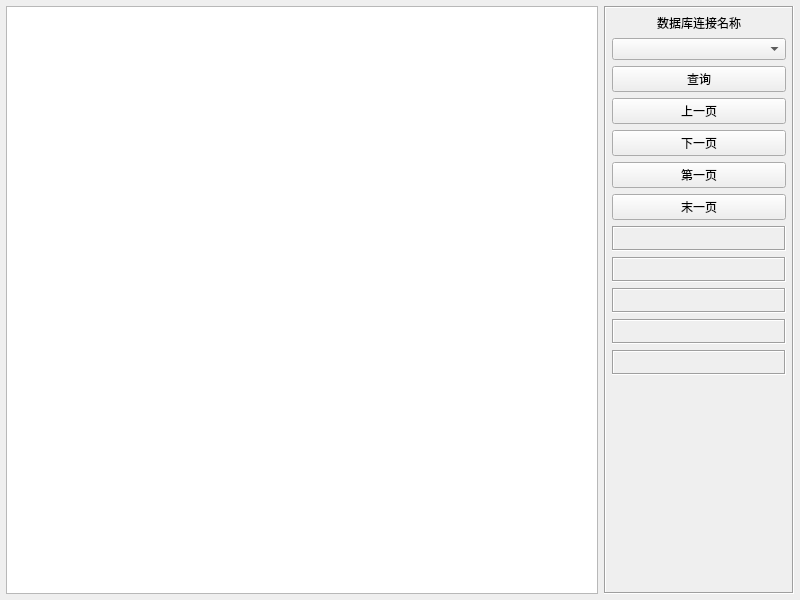
<?xml version="1.0" encoding="UTF-8"?>
<ui version="4.0">
 <class>frmDbPage</class>
 <widget class="QWidget" name="frmDbPage">
  <property name="geometry">
   <rect>
    <x>0</x>
    <y>0</y>
    <width>800</width>
    <height>600</height>
   </rect>
  </property>
  <property name="windowTitle">
   <string>Form</string>
  </property>
  <layout class="QHBoxLayout" name="horizontalLayout">
   <property name="leftMargin">
    <number>6</number>
   </property>
   <property name="topMargin">
    <number>6</number>
   </property>
   <property name="rightMargin">
    <number>6</number>
   </property>
   <property name="bottomMargin">
    <number>6</number>
   </property>
   <item>
    <widget class="QSplitter" name="splitter">
     <property name="orientation">
      <enum>Qt::Vertical</enum>
     </property>
     <property name="opaqueResize">
      <bool>false</bool>
     </property>
     <widget class="QTableView" name="tableMain">
      <property name="styleSheet">
       <string notr="true"/>
      </property>
     </widget>
    </widget>
   </item>
   <item>
    <widget class="QFrame" name="frameBottom">
     <property name="minimumSize">
      <size>
       <width>190</width>
       <height>0</height>
      </size>
     </property>
     <property name="maximumSize">
      <size>
       <width>190</width>
       <height>16777215</height>
      </size>
     </property>
     <property name="frameShape">
      <enum>QFrame::Box</enum>
     </property>
     <property name="frameShadow">
      <enum>QFrame::Sunken</enum>
     </property>
     <layout class="QVBoxLayout" name="verticalLayout">
      <property name="leftMargin">
       <number>6</number>
      </property>
      <property name="topMargin">
       <number>6</number>
      </property>
      <property name="rightMargin">
       <number>6</number>
      </property>
      <property name="bottomMargin">
       <number>6</number>
      </property>
      <item>
       <widget class="QLabel" name="label">
        <property name="text">
         <string>数据库连接名称</string>
        </property>
        <property name="alignment">
         <set>Qt::AlignCenter</set>
        </property>
       </widget>
      </item>
      <item>
       <widget class="QComboBox" name="cboxServerName">
        <property name="sizePolicy">
         <sizepolicy hsizetype="Expanding" vsizetype="Fixed">
          <horstretch>0</horstretch>
          <verstretch>0</verstretch>
         </sizepolicy>
        </property>
       </widget>
      </item>
      <item>
       <widget class="QPushButton" name="btnSelect">
        <property name="minimumSize">
         <size>
          <width>80</width>
          <height>0</height>
         </size>
        </property>
        <property name="text">
         <string>查询</string>
        </property>
       </widget>
      </item>
      <item>
       <widget class="QPushButton" name="btnPre">
        <property name="minimumSize">
         <size>
          <width>50</width>
          <height>0</height>
         </size>
        </property>
        <property name="text">
         <string>上一页</string>
        </property>
        <property name="iconSize">
         <size>
          <width>18</width>
          <height>18</height>
         </size>
        </property>
       </widget>
      </item>
      <item>
       <widget class="QPushButton" name="btnNext">
        <property name="minimumSize">
         <size>
          <width>50</width>
          <height>0</height>
         </size>
        </property>
        <property name="text">
         <string>下一页</string>
        </property>
        <property name="iconSize">
         <size>
          <width>18</width>
          <height>18</height>
         </size>
        </property>
       </widget>
      </item>
      <item>
       <widget class="QPushButton" name="btnFirst">
        <property name="minimumSize">
         <size>
          <width>50</width>
          <height>0</height>
         </size>
        </property>
        <property name="text">
         <string>第一页</string>
        </property>
        <property name="iconSize">
         <size>
          <width>18</width>
          <height>18</height>
         </size>
        </property>
       </widget>
      </item>
      <item>
       <widget class="QPushButton" name="btnLast">
        <property name="minimumSize">
         <size>
          <width>50</width>
          <height>0</height>
         </size>
        </property>
        <property name="text">
         <string>末一页</string>
        </property>
        <property name="iconSize">
         <size>
          <width>18</width>
          <height>18</height>
         </size>
        </property>
       </widget>
      </item>
      <item>
       <widget class="QLabel" name="labPageCount">
        <property name="minimumSize">
         <size>
          <width>0</width>
          <height>25</height>
         </size>
        </property>
        <property name="frameShape">
         <enum>QFrame::Box</enum>
        </property>
        <property name="frameShadow">
         <enum>QFrame::Sunken</enum>
        </property>
        <property name="text">
         <string/>
        </property>
        <property name="alignment">
         <set>Qt::AlignCenter</set>
        </property>
       </widget>
      </item>
      <item>
       <widget class="QLabel" name="labResultCount">
        <property name="minimumSize">
         <size>
          <width>0</width>
          <height>25</height>
         </size>
        </property>
        <property name="frameShape">
         <enum>QFrame::Box</enum>
        </property>
        <property name="frameShadow">
         <enum>QFrame::Sunken</enum>
        </property>
        <property name="text">
         <string/>
        </property>
        <property name="alignment">
         <set>Qt::AlignCenter</set>
        </property>
       </widget>
      </item>
      <item>
       <widget class="QLabel" name="labPageCurrent">
        <property name="minimumSize">
         <size>
          <width>0</width>
          <height>25</height>
         </size>
        </property>
        <property name="frameShape">
         <enum>QFrame::Box</enum>
        </property>
        <property name="frameShadow">
         <enum>QFrame::Sunken</enum>
        </property>
        <property name="text">
         <string/>
        </property>
        <property name="alignment">
         <set>Qt::AlignCenter</set>
        </property>
       </widget>
      </item>
      <item>
       <widget class="QLabel" name="labResultCurrent">
        <property name="minimumSize">
         <size>
          <width>0</width>
          <height>25</height>
         </size>
        </property>
        <property name="frameShape">
         <enum>QFrame::Box</enum>
        </property>
        <property name="frameShadow">
         <enum>QFrame::Sunken</enum>
        </property>
        <property name="text">
         <string/>
        </property>
        <property name="alignment">
         <set>Qt::AlignCenter</set>
        </property>
       </widget>
      </item>
      <item>
       <widget class="QLabel" name="labResult">
        <property name="minimumSize">
         <size>
          <width>0</width>
          <height>25</height>
         </size>
        </property>
        <property name="frameShape">
         <enum>QFrame::Box</enum>
        </property>
        <property name="frameShadow">
         <enum>QFrame::Sunken</enum>
        </property>
        <property name="text">
         <string/>
        </property>
        <property name="alignment">
         <set>Qt::AlignCenter</set>
        </property>
       </widget>
      </item>
      <item>
       <spacer name="verticalSpacer">
        <property name="orientation">
         <enum>Qt::Vertical</enum>
        </property>
        <property name="sizeHint" stdset="0">
         <size>
          <width>20</width>
          <height>40</height>
         </size>
        </property>
       </spacer>
      </item>
     </layout>
    </widget>
   </item>
  </layout>
 </widget>
 <resources/>
 <connections/>
</ui>
